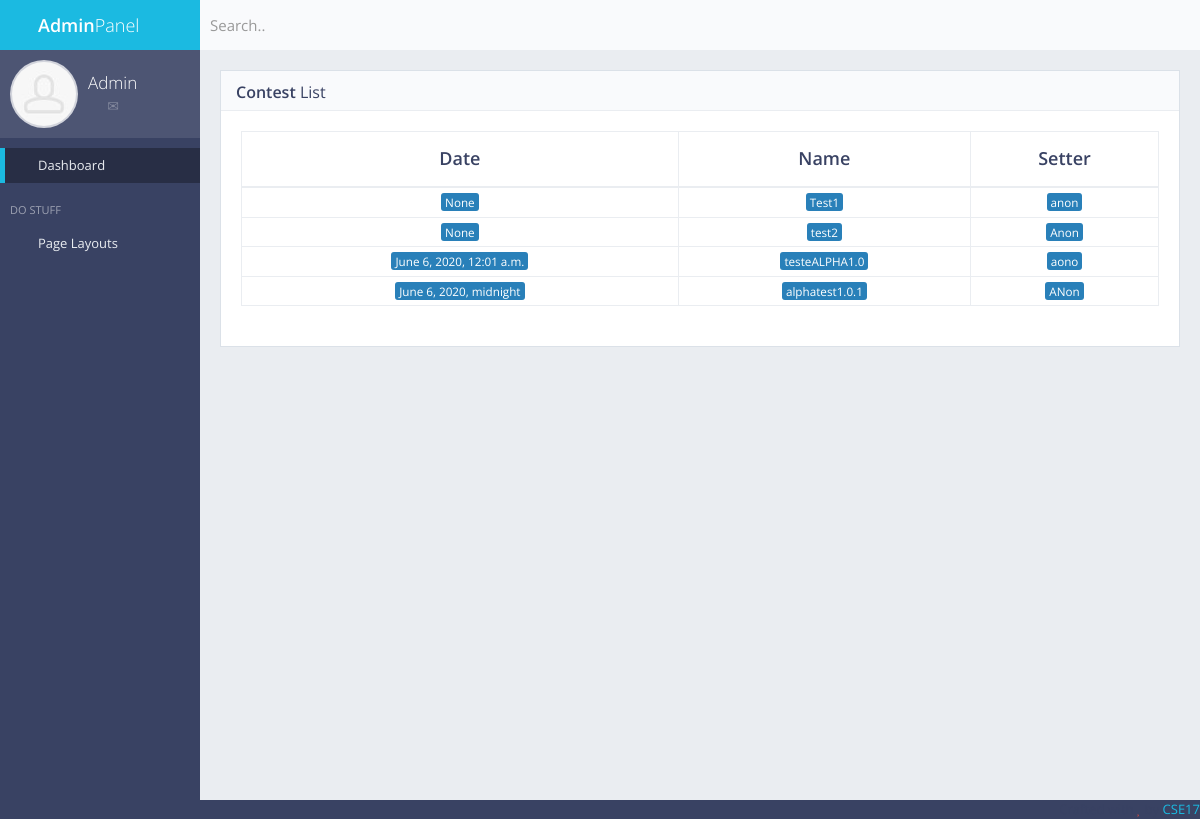
Before: /adminpanel/contestlist with the older database file.
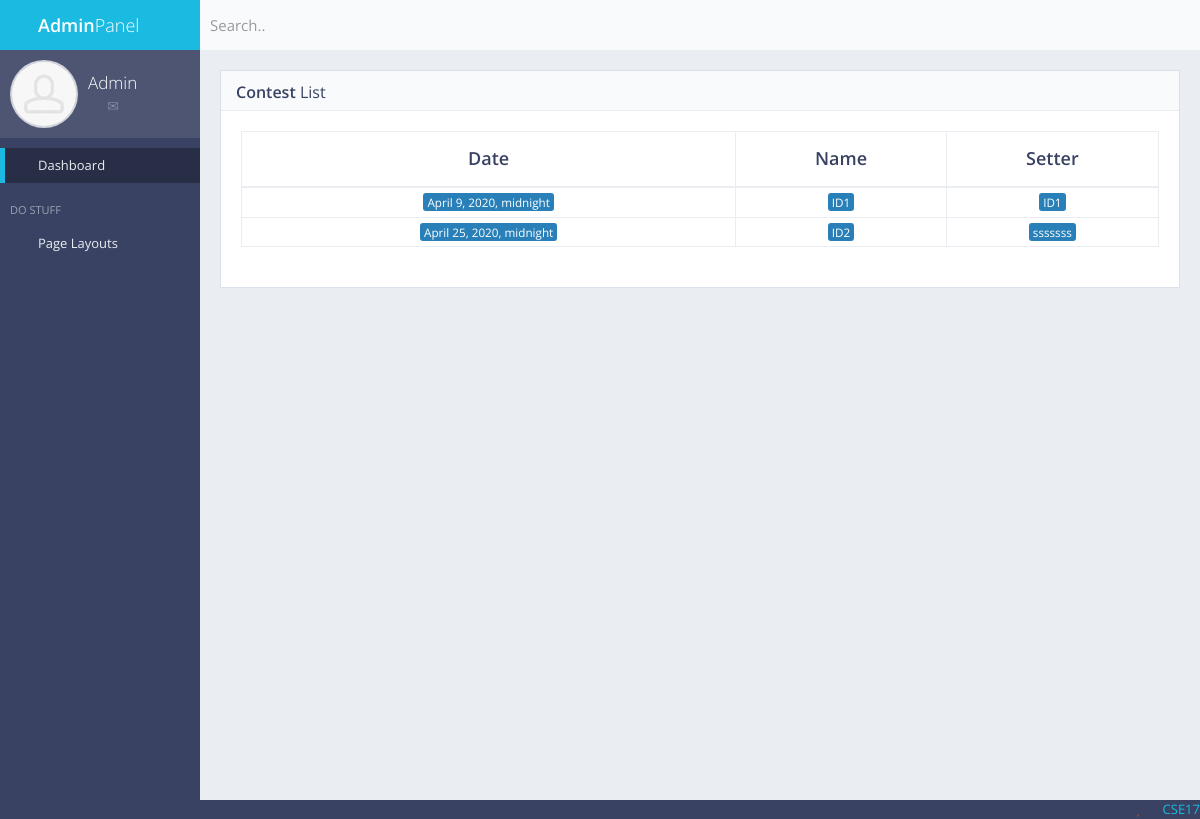
After: the same page with the newer database file.
### createcontest/models.py (models this page shows, shortened)
class Createcontest(models.Model):
	contest_name = models.CharField(max_length=50,null=True)
	contest_setter = models.CharField(max_length=50,null=True)
	contest_time = models.DateTimeField(null=True,default=datetime.date.today)
	problem_name_1 = models.CharField(max_length=50,null=True)
	problem_time_limit_1 = models.CharField(max_length=50,null=True)
	problem_memory_limit_1 = models.CharField(max_length=50,null=True)
	problem_description_1 = RichTextField(null=True);
	problem_input_1 = RichTextField(null=True)
	problem_output_1 = RichTextField(null=True)
	problem_note_1 = RichTextField(null=True)
	problem_pic_url_1 = models.TextField(default="-")
	problem_pic_1 = models.TextField(null=True)
	problem_name_2 = models.CharField(max_length=50,null=True)
	problem_time_limit_2 = models.CharField(max_length=50,null=True)
	problem_memory_limit_2 = models.CharField(max_length=50,null=True)
	problem_description_2 = RichTextField(null=True);
	problem_input_2 = RichTextField(null=True);
	problem_output_2 = RichTextField(null=True);
	problem_note_2 = RichTextField(null=True)
	problem_pic_url_2 = models.TextField(default="-")
	problem_pic_2 = models.TextField(null=True)
	problem_name_3 = models.CharField(max_length=50,null=True)
	problem_time_limit_3 = models.CharField(max_length=50,null=True)
	problem_memory_limit_3 = models.CharField(max_length=50,null=True)
	problem_description_3 = RichTextField(null=True);
	problem_input_3 = RichTextField(null=True);
	problem_output_3 = RichTextField(null=True);
	problem_note_3 = RichTextField(null=True)
	problem_pic_url_3 = models.TextField(default="-")
	problem_pic_3 = models.TextField(null=True)
	problem_name_4 = models.CharField(max_length=50,null=True)
	problem_time_limit_4 = models.CharField(max_length=50,null=True)
	problem_memory_limit_4 = models.CharField(max_length=50,null=True)
	problem_description_4 = RichTextField(null=True);
	problem_input_4 = RichTextField(null=True);
	problem_output_4 = RichTextField(null=True);
	problem_note_4 = RichTextField(null=True)
	problem_pic_url_4 = models.TextField(default="-")
	problem_pic_4 = models.TextField(null=True)
	problem_name_5 = models.CharField(max_length=50,null=True)
	problem_time_limit_5 = models.CharField(max_length=50,null=True)
	problem_memory_limit_5 = models.CharField(max_length=50,null=True)
	problem_description_5 = RichTextField(null=True);
	problem_input_5 = RichTextField(null=True);
	problem_output_5 = RichTextField(null=True);
	problem_note_5 = RichTextField(null=True)
	problem_pic_url_5 = models.TextField(default="-")
	problem_pic_5 = models.TextField(null=True)

### frontpage/views.py (the view)
# urls.py: url(r'^adminpanel/contestlist$',views.contestlist,name='contestlist'),
def contestlist(request):
	sitename = 'Contest List'
	contest = Createcontest.objects.all()
	args = {'sitename':sitename,'contest':contest}
	return render(request,'back/contestlist.html',args)

### frontpage/templates/back/contestlist.html
{% extends 'back/master.html' %}
{% load static %}
{% block mainblock %}
<div class="block full">
	<div class="block-title">
		<h2><strong>Contest</strong> List</h2>
	</div>
	<div class="table-responsive">
		<table id="example-datatable" class="table table-vcenter table-condensed table-bordered">
			<thead>
				<tr>
					<th class="text-center">Date</th>
					<th class="text-center">Name</th>
					<th class="text-center">Setter</th>
				</tr>
			</thead>
			<tbody>
				{% for i in contest %}
				<tr>
					<td class="text-center"><span class="label label-info">{{i.contest_time}}</td>
					<td class="text-center"><a href="javascript:void(0)"><span class="label label-info">{{i.contest_name}}</a></td>
					<td class="text-center"><span class="label label-info">{{i.contest_setter}}</span></td>
				</tr>
				{% endfor %}
			</tbody>
		</table>
	</div>
</div>
</div>
{% endblock %}

### frontpage/templates/back/master.html (shortened to what this page needs)
{% load static %}
<!DOCTYPE html>
 <html class="no-js" lang="en">
    <head>
        <link rel="stylesheet" href="{% static 'back/adminpanel/css/bootstrap.min.css' %}">
        <link rel="stylesheet" href="{% static 'back/adminpanel/css/plugins.css' %}">
        <link rel="stylesheet" href="{% static 'back/adminpanel/css/main.css' %}">
        <link rel="stylesheet" href="{% static 'back/adminpanel/css/themes.css' %}">
    </head>
    <body>
        <div id="page-wrapper">
            <div id="page-container" class="sidebar-partial sidebar-visible-lg sidebar-no-animations">
                <div id="sidebar">
                    <div id="sidebar-scroll">
                        <div class="sidebar-content">
                            <a href="/adminpanel" class="sidebar-brand">
                                <i class="gi gi-flash"></i><span class="sidebar-nav-mini-hide"><strong>Admin</strong>Panel</span>
                            </a>
                            <div class="sidebar-section sidebar-user clearfix sidebar-nav-mini-hide">
                                <div class="sidebar-user-avatar">
                                    <a href="page_ready_user_profile.html">
                                        <img src="{% static 'back/adminpanel/img/placeholders/avatars/avatar2.jpg' %}" alt="avatar">
                                    </a>
                                </div>
                                <div class="sidebar-user-name">Admin</div>
                                <div class="sidebar-user-links">
                                    <a href="page_ready_user_profile.html" data-toggle="tooltip" data-placement="bottom" title="Profile"><i class="gi gi-user"></i></a>
                                    <a href="page_ready_inbox.html" data-toggle="tooltip" data-placement="bottom" title="Messages"><i class="gi gi-envelope"></i></a>
                                    <a href="javascript:void(0)" class="enable-tooltip" data-placement="bottom" title="Settings" onclick="$('#modal-user-settings').modal('show');"><i class="gi gi-cogwheel"></i></a>
                                    <a href="login.html" data-toggle="tooltip" data-placement="bottom" title="Logout"><i class="gi gi-exit"></i></a>
                                </div>
                            </div>
                            <ul class="sidebar-nav">
                                <li>
                                    <a href="/adminpanel" class=" active"><i class="gi gi-stopwatch sidebar-nav-icon"></i><span class="sidebar-nav-mini-hide">Dashboard</span></a>
                                </li>
                                <li class="sidebar-header">
                                    <span class="sidebar-header-options clearfix"><a href="javascript:void(0)" data-toggle="tooltip" title="Quick Settings"><i class="gi gi-settings"></i></a></span>
                                    <span class="sidebar-header-title">Do Stuff</span>
                                </li>
                                <li>
                                    <a href="#" class="sidebar-nav-menu"><i class="fa fa-angle-left sidebar-nav-indicator sidebar-nav-mini-hide"></i><i class="gi gi-show_big_thumbnails sidebar-nav-icon"></i><span class="sidebar-nav-mini-hide">Page Layouts</span></a>
                                </li>
                            </ul>
                        </div>
                    </div>
                </div>
                <div id="main-container">
                    <header class="navbar navbar-default">
                        <form action="page_ready_search_results.html" method="post" class="navbar-form-custom">
                            <div class="form-group">
                                <input type="text" id="top-search" name="top-search" class="form-control" placeholder="Search..">
                            </div>
                        </form>
                    </header>
                    <div id="page-content">
						{% block mainblock %}
						{% endblock %}
                    </div>
                    <footer class="clearfix">
                        <div class="pull-right">
                            Crafted with <i class="fa fa-heart text-danger"></i> by <a href="#" target="_blank">CSE17</a>
                        </div>
                    </footer>
                </div>
            </div>
    </body>
</html>

Changed rows visible on the page:
removed Createcontest: contest_time "None", contest_name "Test1", contest_setter "anon"
removed Createcontest: contest_time "None", contest_name "test2", contest_setter "Anon"
removed Createcontest: contest_time "June 6, 2020, 12:01 a.m.", contest_name "testeALPHA1.0", contest_setter "aono"
removed Createcontest: contest_time "June 6, 2020, midnight", contest_name "alphatest1.0.1", contest_setter "ANon"
added Createcontest: contest_time "April 9, 2020, midnight", contest_name "ID1", contest_setter "ID1"
added Createcontest: contest_time "April 25, 2020, midnight", contest_name "ID2", contest_setter "sssssss"
